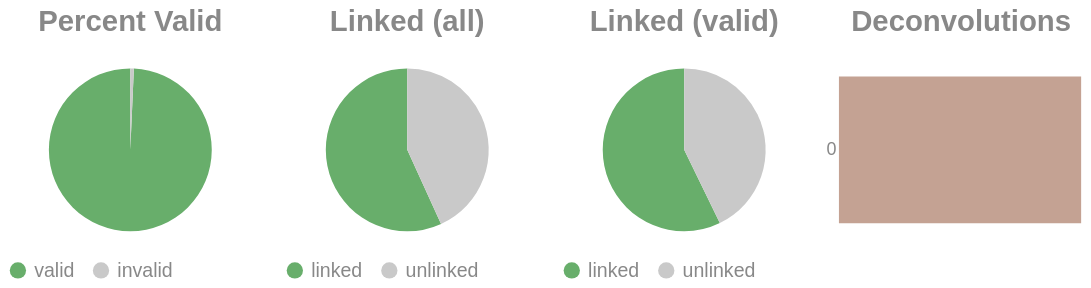

The notebook cell this image was saved under:
### Code cell
if SKIPLR:
    pass
else:
    clash = Counter()
    for i in valids['molecule'].to_list():
        _mol = i.split("-")
        if len(_mol) == 1:
            clash.update('0')
        else:
            clash.update(_mol[-1])

    _d = {"deconvolutions": [], 'count': []}
    for k,v in clash.items():
        _d['deconvolutions'].append(k)
        _d['count'].append(v)

    tot_valid = valids['reads'].sum()
    mask = valids['reads'] >= 2
    n_linked_reads = valids.filter(mask)['reads'].sum()
    if n_linked_reads == 0:
        print_html("No linked molecules (>=2 reads) were detected; skipping linked-only distributions.")
        SKIPLR = True
    else:
        perc_valid = round(tot_valid / n_reads, 4)
        linked_perc_abs = round(n_linked_reads / n_reads, 4)
        linked_perc = round(n_linked_reads / tot_valid, 4)

    _valid = pl.DataFrame({"valids": ['valid', 'invalid'], "count": [tot_valid, n_reads - tot_valid]})
    _linked_abs = pl.DataFrame({"linked (absolute)": ['linked', 'unlinked'], "count": [n_linked_reads, n_reads - n_linked_reads]})
    _linked_rel = pl.DataFrame({"linked (valids)": ['linked', 'unlinked'], "count": [n_linked_reads, tot_valid - n_linked_reads]})

    (
        alt.hconcat(
            piechart(_valid, goodval = 'valid', title = "Percent Valid"),
            piechart(_linked_abs, goodval = "linked", title =  "Linked (all)"),
            piechart(_linked_rel, goodval = "linked", title =  "Linked (valid)"),
            convolutionbar(pl.DataFrame(_d), title = "Deconvolutions"),
            center = True,
            bounds = 'flush'
        )
        .resolve_scale(color='independent')
        .resolve_legend('independent')
        .properties(usermeta={'embedOptions': {"actions": False}})
    ).display()

### Figure 1 — Vega-Lite specification as saved in the notebook (floating-point values rounded to 4 significant figures)
{"width": "container", "height": 400, "config": {"title": {"anchor": "start", "dy": -15, "fontSize": 18, "color": "#888888", "subtitleColor": "#888888", "subtitleFontSize": 14}, "arc": {"fill": "#0072B2"}, "axis": {"domainColor": "#888888", "domainWidth": 0.5, "gridWidth": 0.2, "grid": false, "titleFontWeight": 400, "titleFontSize": 15, "labelFontSize": 11, "labelColor": "#888888", "tickColor": "#888888", "tickWidth": 0.2, "titleColor": "#888888"}, "axisBand": {"grid": false}, "axisX": {"grid": true, "tickSize": 10, "domainCap": "round"}, "axisY": {"domain": false, "grid": true, "tickSize": 0, "domainCap": "round"}, "background": "transparent", "header": {"labelFontSize": 15, "labelColor": "#888888", "titleFontSize": 15, "titleFontWeight": 600, "titleColor": "#888888"}, "legend": {"labelFont": "sans-serif", "labelFontSize": 12, "labelColor": "#888888", "symbolSize": 100, "symbolType": "circle", "titleFontSize": 12, "titlePadding": 10, "titleColor": "#888888", "title": null}, "range": {"category": ["#E69F00", "#56B4E9", "#009E73", "#F0E442", "#0072B2", "#D55E00", "#CC79A7", "#000000"], "diverging": ["#cfe8f3", "#a2d4ec", "#73bfe2", "#46abdb", "#1696d2", "#12719e"]}, "area": {"fill": "#0072B2", "fillOpacity": 0.7, "line": true, "strokeOpacity": 0.7}, "line": {"color": "#0072B2", "stroke": "#0072B2", "strokeWidth": 2}, "trail": {"color": "#0072B2", "stroke": "#0072B2", "strokeWidth": 0, "size": 1}, "point": {"filled": true, "fillOpacity": 1.0, "size": 95}, "text": {"color": "#888888", "fontSize": 11, "align": "right", "fontWeight": 400, "size": 11}, "bar": {"fill": "#0072B2", "stroke": null}, "view": {"stroke": null, "continuousWidth": 660, "continuousHeight": 400}}, "hconcat": [{"data": {"name": "data-d6f5134ec81fa7a2f16cf97c9a16f72d"}, "mark": {"type": "arc"}, "encoding": {"color": {"field": "valids", "legend": {"orient": "bottom", "title": null}, "scale": {"domain": ["valid", "invalid"], "range": ["#68ae6b", "#C9C9C9"]}, "title": "Valids", "type": "nominal"}, "theta": {"field": "count", "type": "quantitative"}, "tooltip": [{"field": "valids", "title": "Valids", "type": "ordinal"}, {"field": "percent", "format": ".2%", "title": "Percent", "type": "quantitative"}, {"field": "count", "title": "Count", "type": "quantitative"}]}, "height": 100, "title": {"text": "Percent Valid", "align": "center", "anchor": "middle"}, "transform": [{"calculate": "datum.count / 10978908", "as": "percent"}], "width": 150}, {"data": {"name": "data-a3c18a0350e31f1e7e27815695c72b4e"}, "mark": {"type": "arc"}, "encoding": {"color": {"field": "linked (absolute)", "legend": {"orient": "bottom", "title": null}, "scale": {"domain": ["linked", "unlinked"], "range": ["#68ae6b", "#C9C9C9"]}, "title": "Linked (Absolute)", "type": "nominal"}, "theta": {"field": "count", "type": "quantitative"}, "tooltip": [{"field": "linked (absolute)", "title": "Linked (Absolute)", "type": "ordinal"}, {"field": "percent", "format": ".2%", "title": "Percent", "type": "quantitative"}, {"field": "count", "title": "Count", "type": "quantitative"}]}, "height": 100, "title": {"text": "Linked (all)", "align": "center", "anchor": "middle"}, "transform": [{"calculate": "datum.count / 10978908", "as": "percent"}], "width": 150}, {"data": {"name": "data-d057d10c46fc741555319fe91c02a67f"}, "mark": {"type": "arc"}, "encoding": {"color": {"field": "linked (valids)", "legend": {"orient": "bottom", "title": null}, "scale": {"domain": ["linked", "unlinked"], "range": ["#68ae6b", "#C9C9C9"]}, "title": "Linked (Valids)", "type": "nominal"}, "theta": {"field": "count", "type": "quantitative"}, "tooltip": [{"field": "linked (valids)", "title": "Linked (Valids)", "type": "ordinal"}, {"field": "percent", "format": ".2%", "title": "Percent", "type": "quantitative"}, {"field": "count", "title": "Count", "type": "quantitative"}]}, "height": 100, "title": {"text": "Linked (valid)", "align": "center", "anchor": "middle"}, "transform": [{"calculate": "datum.count / 10902404", "as": "percent"}], "width": 150}, {"data": {"name": "data-a9332a4559de46ece49c7b6c7ff93ef2"}, "mark": {"type": "bar"}, "encoding": {"color": {"field": "deconvolutions", "legend": null, "scale": {"scheme": "lightgreyred"}, "type": "nominal"}, "tooltip": [{"field": "deconvolutions", "title": "Deconvolutions", "type": "ordinal"}, {"field": "percent", "format": ".2%", "title": "Percent", "type": "quantitative"}, {"field": "count", "title": "Count", "type": "quantitative"}], "x": {"axis": null, "field": "count", "type": "quantitative"}, "y": {"field": "deconvolutions", "sort": "ascending", "title": null, "type": "nominal"}}, "height": 100, "title": {"text": "Deconvolutions", "align": "center", "anchor": "middle"}, "transform": [{"calculate": "datum.count / 6443017", "as": "percent"}], "width": 150}], "bounds": "flush", "center": true, "resolve": {"legend": {"angle": "independent"}, "scale": {"color": "independent"}}, "usermeta": {"embedOptions": {"actions": false}}, "$schema": "https://vega.github.io/schema/vega-lite/v6.1.0.json", "datasets": {"data-d6f5134ec81fa7a2f16cf97c9a16f72d": [{"valids": "valid", "count": 10902404}, {"valids": "invalid", "count": 76504}], "data-a3c18a0350e31f1e7e27815695c72b4e": [{"linked (absolute)": "linked", "count": 6237431}, {"linked (absolute)": "unlinked", "count": 4741477}], "data-d057d10c46fc741555319fe91c02a67f": [{"linked (valids)": "linked", "count": 6237431}, {"linked (valids)": "unlinked", "count": 4664973}], "data-a9332a4559de46ece49c7b6c7ff93ef2": [{"deconvolutions": "0", "count": 6443017}]}}
